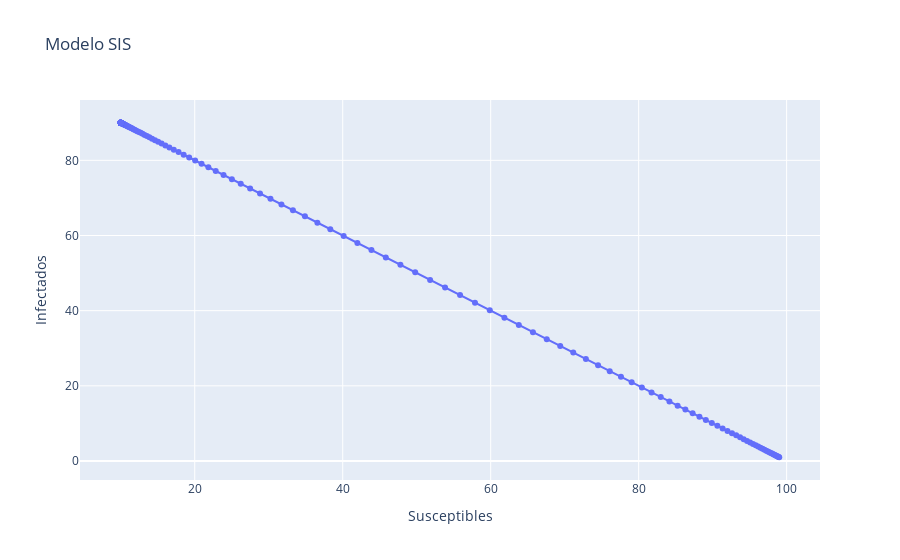

Here is the notebook cell this chart was saved with:
### Code cell
N = 100

S0 = 99
I0 = 1

alfa = 0.1
gamma = 0.01

T0 = 0
T = 200

secciones = 200 #deltaT en realidad es (T-T0)/secciones

deltaT = (T-T0)/secciones

tiempo = np.linspace(T0, T, secciones)

S = np.linspace(T0, T, secciones)
I = np.linspace(T0, T, secciones)

S[0] = S0
I[0] = I0

for j in range (secciones-1):
    S[j+1] = S[j]*(1-(alfa*deltaT/N)*I[j])+gamma*deltaT*I[j]
    I[j+1] = I[j]*(1-gamma*deltaT+(alfa*deltaT/N)*S[j])

# Figura
df = pd.DataFrame({'Susceptibles':S, 'Infectados':I})
fig = px.line(df, x="Susceptibles", y="Infectados", title="Modelo SIS", markers=True) 
fig.show()

# Guardar svg
fig.write_image("./graficas_avanzadas_modelos_basicos/SIS.eps")

### Figure 1 — Plotly figure (JSON) as saved in the notebook; plotly's stock layout.template omitted (floating-point values rounded to 4 significant figures; data arrays with more than 128 entries replaced by an {"elided": "..."} marker saying what was removed)
{"data": [{"hovertemplate": "Susceptibles=%{x}<br>Infectados=%{y}<extra></extra>", "legendgroup": "", "line": {"color": "#636efa", "dash": "solid"}, "marker": {"symbol": "circle"}, "mode": "lines+markers", "name": "", "orientation": "v", "showlegend": false, "type": "scatter", "x": {"elided": "200 float values"}, "xaxis": "x", "y": {"elided": "200 float values"}, "yaxis": "y"}], "layout": {"legend": {"tracegroupgap": 0}, "title": {"text": "Modelo SIS"}, "xaxis": {"anchor": "y", "domain": [0, 1], "title": {"text": "Susceptibles"}}, "yaxis": {"anchor": "x", "domain": [0, 1], "title": {"text": "Infectados"}}}}
